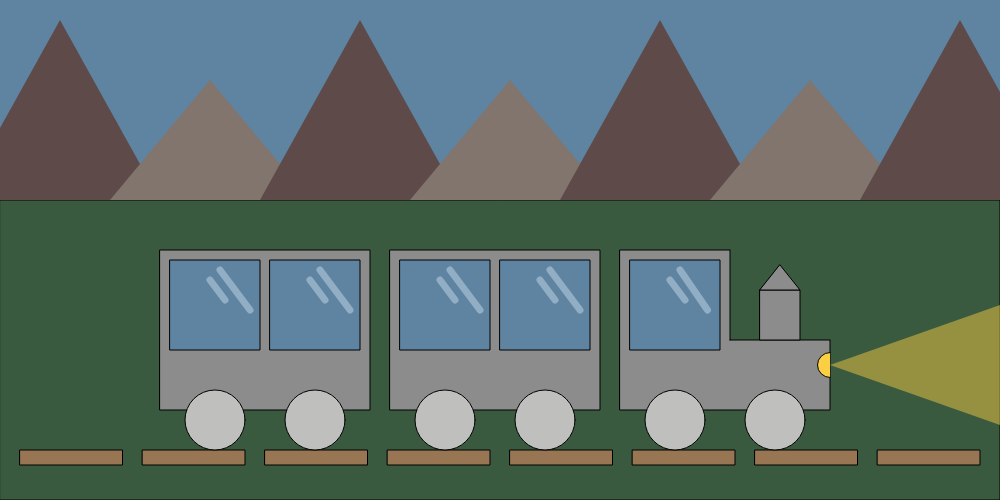
Frame 1 (no input)
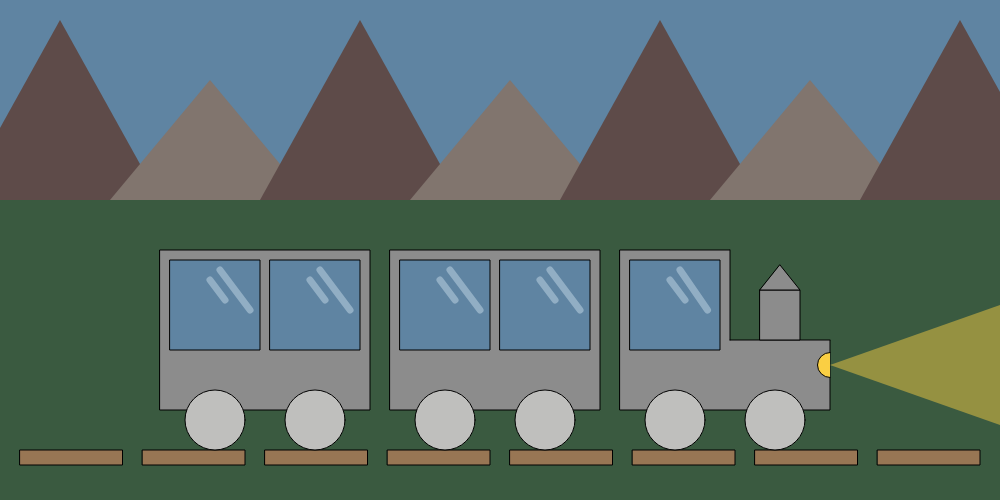
Frame 60 (no input)
Frame 120 (the mouse pressed at the canvas centre since frame 60): identical to frame 60, image omitted

The p5.js sketch that drew these frames (run headless with seeded random() and noise() and a simulated clock; from frame 60 on, the mouse is pressed at the canvas centre):

// p5.js sketch
// ── sketch.js
let xsize = 1000;
let ysize = 500;

function setup() {
  createCanvas(xsize, ysize);
}
function draw() {
  //cielo
  background('#5f84a2');
  //prato 
  fill('#3a5a40');
  rect(0,200,xsize,300);

  //rotaie
  fill('rgb(152, 118, 84)');
  stroke("black");
  strokeWeight(1); 

  let x_bin=20;
  let y_bin=450;
  let w_bin=102.5;
  let h_bin=15;
  
  rect(x_bin, y_bin, w_bin, h_bin);

  for (let i=0; i<7; i=i+1) {
    x_bin= x_bin+122.5;
    fill('rgb(152, 118, 84)');
    stroke("black");
    strokeWeight(1);
    rect(x_bin, y_bin, w_bin, h_bin);
    ;
  }

  //vagoni
  fill('#8C8C8C');
  stroke("black");
  strokeWeight(1); 
  let x_vag=160;
  let y_vag=250;
  let w_vag=210;
  let h_vag=160;
  rect(x_vag, y_vag, w_vag, h_vag);

  for (let i=0; i<2; i=i+1) {
  x_vag= x_vag+230;
  fill('#8C8C8C');
  rect(x_vag, y_vag, w_vag, h_vag);
  }
  

  //finestrini
  fill('#5f84a2');
  stroke("black");
  strokeWeight(1); 

  let x_fin=x_vag+10;
  let y_fin=y_vag+10;

  /*
  se invece lo metto con valori
  let x_fin=110;
  let y_fin=260;
  poi nel ciclo quello di reif non è l'ultimo a dx ma il primo e quindi sarà 
  x_fin= x_fin+230
  */

  let w_fin=90;
  let h_fin=90;
  rect(x_fin, y_fin, w_fin, h_fin);

  for (let i=0; i<2; i=i+1) {
    x_fin= x_fin-230; //vedi nota sopra
    fill('#5f84a2');
    rect(x_fin, y_fin, w_fin, h_fin);
    rect(x_fin+100, y_fin, w_fin, h_fin);
    }

    //ruote
    fill('#BFBFBD');
  stroke("black");
  strokeWeight(1); 

  let x_ru=x_vag+55;
  let y_ru=y_vag+170;
  let d_ru=60;
  circle(x_ru, y_ru, d_ru);
  circle(x_ru+100, y_ru, d_ru);

  for (let i=0; i<2; i=i+1) {
    x_ru= x_ru-230;
    fill('#BFBFBD');
    circle(x_ru, y_ru, d_ru);
    circle(x_ru+100, y_ru, d_ru);
    
    }

    //realizzo vagone davanti
    fill('#3a5a40');
    stroke('rgb(86, 125, 70)');
    strokeWeight(0); 

    rect(x_vag+110, y_vag-10, w_vag/2, h_vag-60)

    //ricreo bordo scomparso
    stroke("black");
    strokeWeight(1);
    line(x_vag+110, y_vag,x_vag+110,y_vag+90);
    line(x_vag+110,y_vag+90,x_vag+210,y_vag+90 );

    //camino
    fill('#8C8C8C');
    rect(x_vag+140, y_vag+40, 40, 50);
    triangle(x_vag+140, y_vag+40,x_vag+180, y_vag+40, x_vag+160, y_vag+15);

    //faro
    fill(250, 207, 67); 
    arc(x_vag+210, y_vag+115, 25, 25, HALF_PI, HALF_PI+PI);
    
    //riflesso
    stroke('#91aec4');
    strokeWeight(7);
    line(x_vag+60, y_vag+20,x_vag+87.5,y_vag+60);
    line(x_vag+50, y_vag+30,x_vag+65,y_vag+50);
  
    for (let i=0; i<2; i=i+1) {
      x_vag= x_vag-230;
      fill("white");
      line(x_vag+60, y_vag+20,x_vag+90,y_vag+60);
      line(x_vag+50, y_vag+30,x_vag+65,y_vag+50);
      line(x_vag+60+100, y_vag+20,x_vag+90+100,y_vag+60);
      line(x_vag+50+100, y_vag+30,x_vag+65+100,y_vag+50);
}

      //montagne
      let x_mont=-40
      fill('#5E4B49');
      strokeWeight(0);
      triangle(x_mont,200, x_mont+200, 200, x_mont+100, 20);

      fill('#81756e');
      strokeWeight(0);
      triangle(x_mont+150,200, x_mont+350, 200, x_mont+250, 80);

      for (let i = 0; i<3; i= i+1) {  
        x_mont = x_mont+300;
        fill('#5E4B49');
        strokeWeight(0);
        triangle(x_mont, 200, x_mont + 200, 200, x_mont + 100, 20);
        fill('#81756e');
        strokeWeight(0);
        triangle(x_mont + 150, 200, x_mont + 350, 200, x_mont + 250, 80);
      }
      
      //luce
      fill(250, 207, 67, 120); 
      triangle(x_vag+210*3+40, y_vag+115, 1000, y_vag+115+60, 1000, y_vag+115-60);
}
